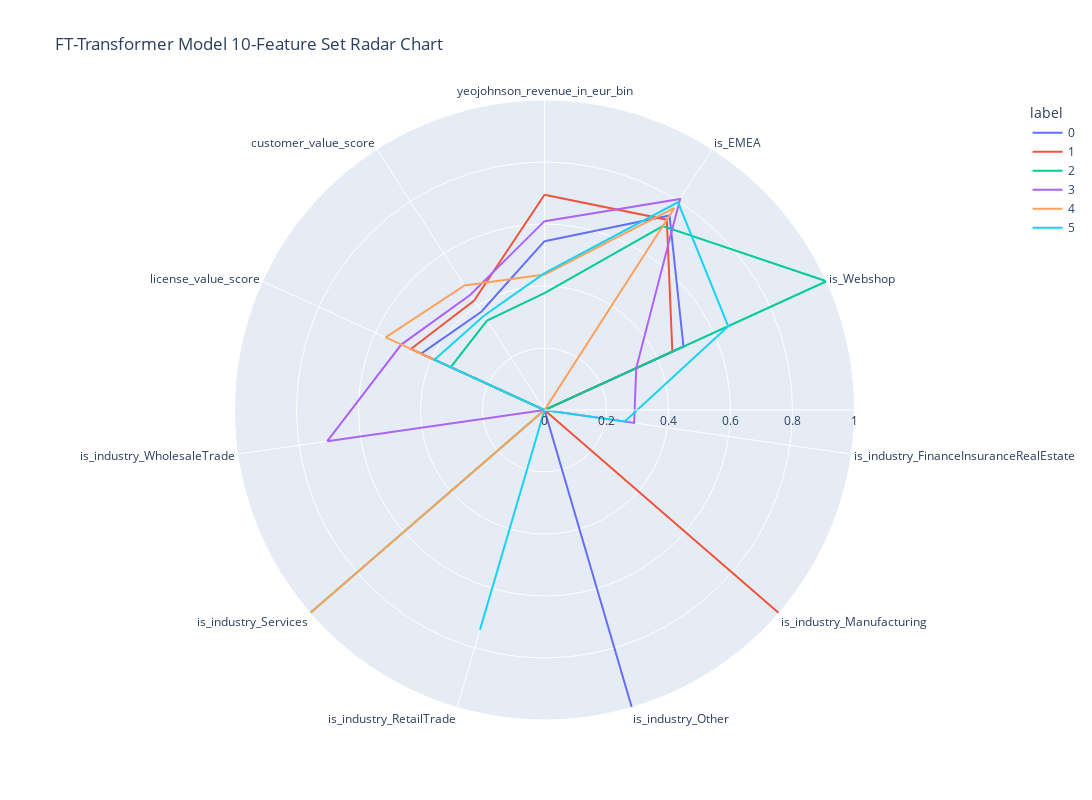

The code cell stored with this chart in its notebook:
### Code cell
clusters=pd.DataFrame(features, columns=features_df.columns)
clusters['label']=kmeans.labels_
polar=clusters.groupby("label").mean().reset_index()
polar=pd.melt(polar,id_vars=["label"])
fig = px.line_polar(polar, r="value", theta="variable", color="label", 
                    line_close=True,
                    height=800,
                    width=1200, 
                    title="FT-Transformer Model 10-Feature Set Radar Chart")
fig.show()

### Figure 1 — Plotly figure (JSON) as saved in the notebook; plotly's stock layout.template omitted (floating-point values rounded to 4 significant figures)
{"data": [{"hovertemplate": "label=0<br>value=%{r}<br>variable=%{theta}<extra></extra>", "legendgroup": "0", "line": {"color": "#636efa", "dash": "solid"}, "marker": {"symbol": "circle"}, "mode": "lines", "name": "0", "r": [0.5447, 0.7458, 0.4929, 0, 0, 1, 0, 0, 0, 0.4375, 0.3768, 0.5447], "showlegend": true, "subplot": "polar", "theta": ["yeojohnson_revenue_in_eur_bin", "is_EMEA", "is_Webshop", "is_industry_FinanceInsuranceRealEstate", "is_industry_Manufacturing", "is_industry_Other", "is_industry_RetailTrade", "is_industry_Services", "is_industry_WholesaleTrade", "license_value_score", "customer_value_score", "yeojohnson_revenue_in_eur_bin"], "type": "scatterpolar"}, {"hovertemplate": "label=1<br>value=%{r}<br>variable=%{theta}<extra></extra>", "legendgroup": "1", "line": {"color": "#EF553B", "dash": "solid"}, "marker": {"symbol": "circle"}, "mode": "lines", "name": "1", "r": [0.6942, 0.7298, 0.4533, 0, 1, 0, 0, 0, 0, 0.4738, 0.4198, 0.6942], "showlegend": true, "subplot": "polar", "theta": ["yeojohnson_revenue_in_eur_bin", "is_EMEA", "is_Webshop", "is_industry_FinanceInsuranceRealEstate", "is_industry_Manufacturing", "is_industry_Other", "is_industry_RetailTrade", "is_industry_Services", "is_industry_WholesaleTrade", "license_value_score", "customer_value_score", "yeojohnson_revenue_in_eur_bin"], "type": "scatterpolar"}, {"hovertemplate": "label=2<br>value=%{r}<br>variable=%{theta}<extra></extra>", "legendgroup": "2", "line": {"color": "#00cc96", "dash": "solid"}, "marker": {"symbol": "circle"}, "mode": "lines", "name": "2", "r": [0.3768, 0.7052, 1, 0, 0, 0, 0, 1, 0, 0.3324, 0.3431, 0.3768], "showlegend": true, "subplot": "polar", "theta": ["yeojohnson_revenue_in_eur_bin", "is_EMEA", "is_Webshop", "is_industry_FinanceInsuranceRealEstate", "is_industry_Manufacturing", "is_industry_Other", "is_industry_RetailTrade", "is_industry_Services", "is_industry_WholesaleTrade", "license_value_score", "customer_value_score", "yeojohnson_revenue_in_eur_bin"], "type": "scatterpolar"}, {"hovertemplate": "label=3<br>value=%{r}<br>variable=%{theta}<extra></extra>", "legendgroup": "3", "line": {"color": "#ab63fa", "dash": "solid"}, "marker": {"symbol": "circle"}, "mode": "lines", "name": "3", "r": [0.6092, 0.8091, 0.3253, 0.2921, 0, 0, 0, 0, 0.7079, 0.508, 0.4421, 0.6092], "showlegend": true, "subplot": "polar", "theta": ["yeojohnson_revenue_in_eur_bin", "is_EMEA", "is_Webshop", "is_industry_FinanceInsuranceRealEstate", "is_industry_Manufacturing", "is_industry_Other", "is_industry_RetailTrade", "is_industry_Services", "is_industry_WholesaleTrade", "license_value_score", "customer_value_score", "yeojohnson_revenue_in_eur_bin"], "type": "scatterpolar"}, {"hovertemplate": "label=4<br>value=%{r}<br>variable=%{theta}<extra></extra>", "legendgroup": "4", "line": {"color": "#FFA15A", "dash": "solid"}, "marker": {"symbol": "circle"}, "mode": "lines", "name": "4", "r": [0.4368, 0.7749, 0, 0, 0, 0, 0, 1, 0, 0.5633, 0.4773, 0.4368], "showlegend": true, "subplot": "polar", "theta": ["yeojohnson_revenue_in_eur_bin", "is_EMEA", "is_Webshop", "is_industry_FinanceInsuranceRealEstate", "is_industry_Manufacturing", "is_industry_Other", "is_industry_RetailTrade", "is_industry_Services", "is_industry_WholesaleTrade", "license_value_score", "customer_value_score", "yeojohnson_revenue_in_eur_bin"], "type": "scatterpolar"}, {"hovertemplate": "label=5<br>value=%{r}<br>variable=%{theta}<extra></extra>", "legendgroup": "5", "line": {"color": "#19d3f3", "dash": "solid"}, "marker": {"symbol": "circle"}, "mode": "lines", "name": "5", "r": [0.4417, 0.7966, 0.6515, 0.2617, 0, 0, 0.7383, 0, 0, 0.3902, 0.3615, 0.4417], "showlegend": true, "subplot": "polar", "theta": ["yeojohnson_revenue_in_eur_bin", "is_EMEA", "is_Webshop", "is_industry_FinanceInsuranceRealEstate", "is_industry_Manufacturing", "is_industry_Other", "is_industry_RetailTrade", "is_industry_Services", "is_industry_WholesaleTrade", "license_value_score", "customer_value_score", "yeojohnson_revenue_in_eur_bin"], "type": "scatterpolar"}], "layout": {"height": 800, "legend": {"title": {"text": "label"}, "tracegroupgap": 0}, "polar": {"angularaxis": {"direction": "clockwise", "rotation": 90}, "domain": {"x": [0, 1], "y": [0, 1]}}, "title": {"text": "FT-Transformer Model 10-Feature Set Radar Chart"}, "width": 1200}}
